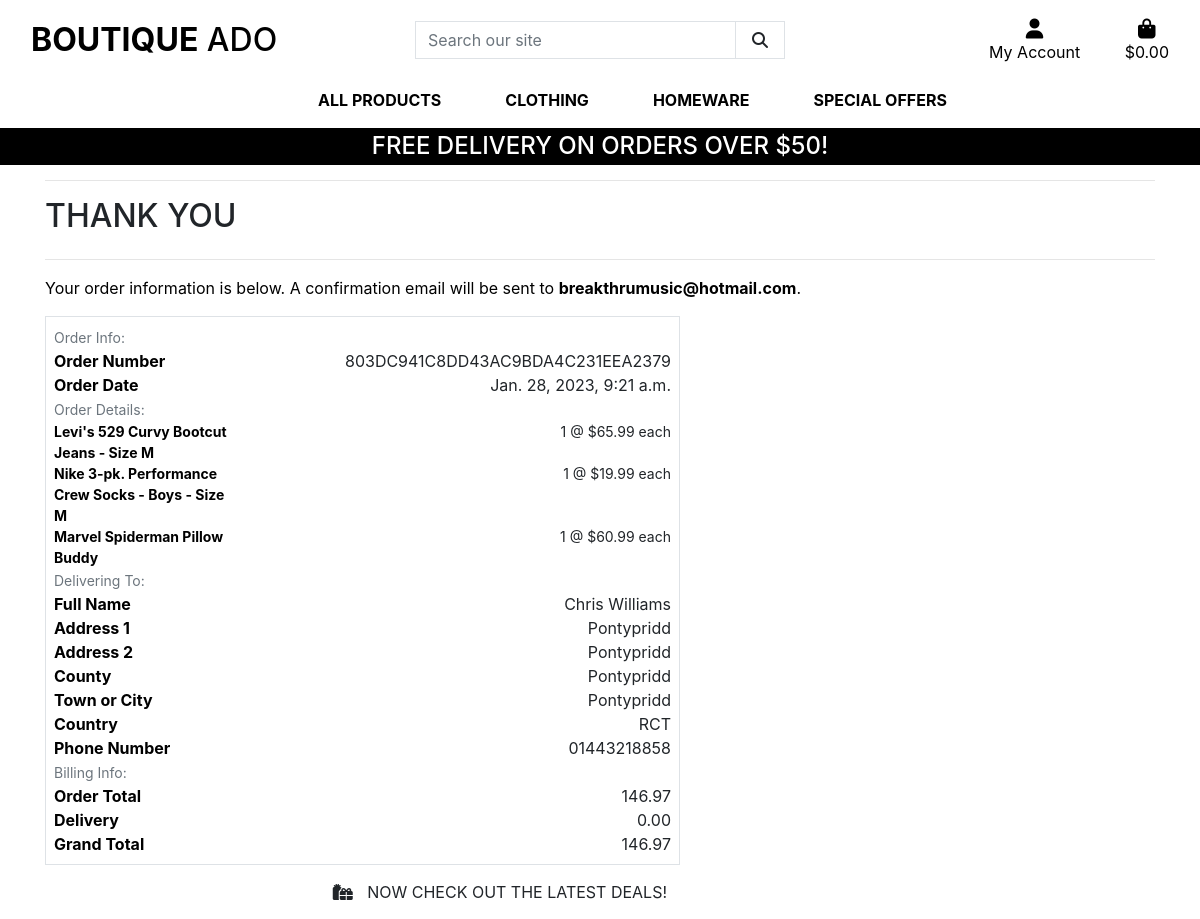
Page /checkout/checkout_success/803DC941C8DD43AC9BDA4C231EEA2379 on the committed database.
### checkout/models.py (models this page shows, shortened)
class Order(models.Model):                  # this handles orders across the store
    order_number = models.CharField(max_length=32, null=False, editable=False)         # editable = False
    user_profile = models.ForeignKey(UserProfile, on_delete=models.SET_NULL,
                                    null=True, blank=True, related_name='orders')
    full_name = models.CharField(max_length=50, null=False, blank=False)
    email = models.EmailField(max_length=254, null=False, blank=False)
    phone_number = models.CharField(max_length=20, null=False, blank=False)
    country = CountryField(blank_label='Country *', null=False, blank=False)
    postcode = models.CharField(max_length=20, null=True, blank=True)          # null = true means can be left blank
    town_or_city = models.CharField(max_length=40, null=False, blank=False)
    street_address1 = models.CharField(max_length=80, null=False, blank=False)
    street_address2 = models.CharField(max_length=80, null=True, blank=True)
    county = models.CharField(max_length=80, null=True, blank=True)
    date = models.DateTimeField(auto_now_add=True)                            #adds date/time automatically
    delivery_cost = models.DecimalField(max_digits=6, decimal_places=2, null=False, default=0)     # calculated field
    order_total = models.DecimalField(max_digits=10, decimal_places=2, null=False, default=0)       # calculated field
    grand_total = models.DecimalField(max_digits=10, decimal_places=2, null=False, default=0)       # calculated field
    original_bag = models.TextField(null=False, blank=False, default='')   # added in case cusotmer orders smae items but on a different order
    stripe_pid = models.CharField(max_length=254, null=False, default='')   # added in case cusotmer order same items on different day

class OrderLineItem(models.Model):    # individual shopping bag item linked to an order
    order = models.ForeignKey(Order, null=False, blank=False, on_delete=models.CASCADE, related_name='lineitems')     #foreign key to order class
    product = models.ForeignKey(Product, null=False, blank=False, on_delete=models.CASCADE)                         #foreign key to product
    product_size = models.CharField(max_length=2, null=True, blank=True) # XS, S, M, L, XL
    quantity = models.IntegerField(null=False, blank=False, default=0)
    lineitem_total = models.DecimalField(max_digits=6, decimal_places=2, null=False, blank=False, editable=False)

### products/models.py (models this page shows, shortened)
class Product(models.Model):
    category = models.ForeignKey('Category', null=True, blank=True, on_delete=models.SET_NULL)      # foreign key to the category model
    sku = models.CharField(max_length=254, null=True, blank=True)
    name = models.CharField(max_length=254)
    description = models.TextField()
    has_sizes = models.BooleanField(default=False, null=True, blank=True)
    price = models.DecimalField(max_digits=6, decimal_places=2)
    rating = models.DecimalField(max_digits=6, decimal_places=2, null=True, blank=True)
    image_url = models.URLField(max_length=1024, null=True, blank=True)
    image = models.ImageField(null=True, blank=True)

### checkout/views.py (the view)
# urls.py: path('checkout_success/<order_number>', views.checkout_success, name='checkout_success'),
def checkout_success(request, order_number):
    save_info = request.session.get('save_info')
    order = get_object_or_404(Order, order_number=order_number)
    messages.success(request, f'Order successfully processed! \
        Your order number is {order_number}. A confirmation \
        email will be sent to {order.email}.')
    if 'bag' in request.session:
        del request.session['bag']
    template = 'checkout/checkout_success.html'
    context = {
        'order': order,
    }
    return render(request, template, context)

### checkout/templates/checkout/checkout_success.html (shortened to what this page needs)
{% extends "base.html" %}
{% load static %}
{% block extra_css %}
    <link rel="stylesheet" href="{% static 'checkout/css/checkout.css' %}">
{% endblock %}
{% block page_header %}
    <div class="container header-container">
    </div>
{% endblock %}
{% block content %}
    <div class="overlay"></div>
    <div class="container">
        <div class="row">
            <div class="col">
                <hr>
                <h2 class="logo-font mb-4">Thank You</h2>
                <hr>
                <p class="text-black">Your order information is below. A confirmation email will be sent to <strong>{{ order.email }}</strong>.</p>
            </div>
        </div>
        <div class="row">
            <div class="col-12 col-lg-7">
                <div class="order-confirmation-wrapper p-2 border">
                    <div class="row">
                        <div class="col">
                            <small class="text-muted">Order Info:</small>
                        </div>
                    </div>
                    <div class="row">
                        <div class="col-12 col-md-4">
                            <p class="mb-0 text-black font-weight-bold">Order Number</p>
                        </div>
                        <div class="col-12 col-md-8 text-md-right">
                            <p class="mb-0">{{ order.order_number }}</p>
                        </div>
                    </div>
                    <div class="row">
                        <div class="col-12 col-md-4">
                            <p class="mb-0 text-black font-weight-bold">Order Date</p>
                        </div>
                        <div class="col-12 col-md-8 text-md-right">
                            <p class="mb-0">{{ order.date }}</p>
                        </div>
                    </div>
                    <div class="row">
                        <div class="col">
                            <small class="text-muted">Order Details:</small>
                        </div>
                    </div>
                    {% for item in order.lineitems.all %}
                    <div class="row">
                        <div class="col-12 col-md-4">
                            <p class="small mb-0 text-black font-weight-bold">
                                {{ item.product.name }}{% if item.product_size %} - Size {{ item.product_size|upper }}{% endif %}
                            </p>
                        </div>
                        <div class="col-12 col-md-8 text-md-right">
                            <p class="small mb-0">{{ item.quantity }} @ ${{ item.product.price }} each</p>
                        </div>
                    </div>
                    {% endfor %}
                    <div class="row">
                        <div class="col">
                            <small class="text-muted">Delivering To:</small>
                        </div>
                    </div>
                    <div class="row">
                        <div class="col-12 col-md-4">
                            <p class="mb-0 text-black font-weight-bold">Full Name</p>
                        </div>
                        <div class="col-12 col-md-8 text-md-right">
                            <p class="mb-0">{{ order.full_name }}</p>
                        </div>
                    </div>
                    <div class="row">
                        <div class="col-12 col-md-4">
                            <p class="mb-0 text-black font-weight-bold">Address 1</p>
                        </div>
                        <div class="col-12 col-md-8 text-md-right">
                            <p class="mb-0">{{ order.street_address1 }}</p>
                        </div>
                    </div>
                    {% if order.street_address2 %}
                    <div class="row">
                        <div class="col-12 col-md-4">
                            <p class="mb-0 text-black font-weight-bold">Address 2</p>
                        </div>
                        <div class="col-12 col-md-8 text-md-right">
                            <p class="mb-0">{{ order.street_address1 }}</p>
                        </div>
                    </div>
                    {% endif %}
                    {% if order.county %}
                    <div class="row">
                        <div class="col-12 col-md-4">
                            <p class="mb-0 text-black font-weight-bold">County</p>
                        </div>
                        <div class="col-12 col-md-8 text-md-right">
                            <p class="mb-0">{{ order.county }}</p>
                        </div>
                    </div>
                    {% endif %}
                    <div class="row">
                        <div class="col-12 col-md-4">
                            <p class="mb-0 text-black font-weight-bold">Town or City</p>
                        </div>
                        <div class="col-12 col-md-8 text-md-right">
                            <p class="mb-0">{{ order.town_or_city }}</p>
                        </div>
                    </div>
                    <div class="row">
                        <div class="col-12 col-md-4">
                            <p class="mb-0 text-black font-weight-bold">Country</p>
                        </div>
                        <div class="col-12 col-md-8 text-md-right">
                            <p class="mb-0">{{ order.country }}</p>
                        </div>
                    </div>
                    <div class="row">
                        <div class="col-12 col-md-4">
                            <p class="mb-0 text-black font-weight-bold">Phone Number</p>
                        </div>
                        <div class="col-12 col-md-8 text-md-right">
                            <p class="mb-0">{{ order.phone_number }}</p>
                        </div>
                    </div>
                    <div class="row">
                        <div class="col">
                            <small class="text-muted">Billing Info:</small>
                        </div>
                    </div>
                    <div class="row">
                        <div class="col-12 col-md-4">
                            <p class="mb-0 text-black font-weight-bold">Order Total</p>
                        </div>
                        <div class="col-12 col-md-8 text-md-right">
                            <p class="mb-0">{{ order.order_total }}</p>
                        </div>
                    </div>
                    <div class="row">
                        <div class="col-12 col-md-4">
                            <p class="mb-0 text-black font-weight-bold">Delivery</p>
                        </div>
                        <div class="col-12 col-md-8 text-md-right">
                            <p class="mb-0">{{ order.delivery_cost }}</p>
                        </div>
                    </div>
                    <div class="row">
                        <div class="col-12 col-md-4">
                            <p class="mb-0 text-black font-weight-bold">Grand Total</p>
                        </div>
                        <div class="col-12 col-md-8 text-md-right">
                            <p class="mb-0">{{ order.grand_total }}</p>
                        </div>
                    </div>
                </div>
            </div>
        </div>
        <div class="row">
			<div class="col-12 col-lg-7 text-right">
				<a href="{% url 'products' %}?category=new_arrivals,deals,clearance" class="btn btn-black rounded-0 my-2">
					<span class="icon mr-2">
						<i class="fas fa-gifts"></i>
					</span>
					<span class="text-uppercase">Now check out the latest deals!</span>
				</a>
			</div>
		</div>
    </div>
{% endblock %}

### static/css/base.css (style rules this page uses)
html { height: 100%; }
body { background: url('/media/homepage_background_cropped.jpg') no-repeat center center fixed; background-size: cover; height: calc(100vh - 164px); color: #555; font-family: 'Lato'; }
.icon { align-items: center; display: inline-flex; justify-content: center; height: 1.5rem; width: 1.5rem; }
.logo-font { text-transform: uppercase; }
.btn-black { background: black; color: white; }
.text-black { color: #000 !important; }
.overlay { height: 100%; width: 100%; top: 0; left: 0; position: fixed; background: white; z-index: -1; }
@media (min-width: 1200px) { .container { max-width: 80%; } }
@media (min-width: 992px) { .header-container { padding-top: 164px; } }

### rows in the picture
Order: email "breakthrumusic@hotmail.com", order_number "803DC941C8DD43AC9BDA4C231EEA2379", date "Jan. 28, 2023, 9:21 a.m.", full_name "Chris Williams", street_address1 "Pontypridd", county "Pontypridd", town_or_city "Pontypridd", country "RCT", phone_number "01443218858", order_total "146.97", delivery_cost "0.00", grand_total "146.97"
OrderLineItem: product.name "Levi's 529 Curvy Bootcut Jeans", product_size "M", quantity "1", product.price "65.99"
OrderLineItem: product.name "Nike 3-pk. Performance Crew Socks - Boys", product_size "M", quantity "1", product.price "19.99"
OrderLineItem: product.name "Marvel Spiderman Pillow Buddy", quantity "1", product.price "60.99"

### other values in the picture
{{ free_delivery_threshold }} "50"
